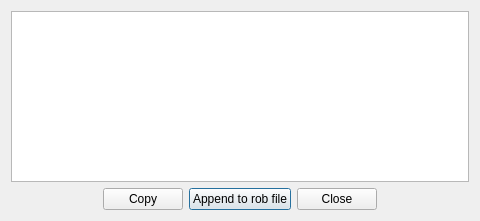
<?xml version="1.0" encoding="UTF-8"?>
<ui version="4.0">
 <class>ShowText</class>
 <widget class="QDialog" name="ShowText">
  <property name="geometry">
   <rect>
    <x>0</x>
    <y>0</y>
    <width>480</width>
    <height>221</height>
   </rect>
  </property>
  <property name="windowTitle">
   <string>Calibration Output</string>
  </property>
  <layout class="QGridLayout" name="gridLayout">
   <item row="2" column="2">
    <widget class="QPushButton" name="pushButton_2">
     <property name="text">
      <string>Append to rob file</string>
     </property>
    </widget>
   </item>
   <item row="2" column="3">
    <widget class="QPushButton" name="pushButton_3">
     <property name="text">
      <string>Close</string>
     </property>
    </widget>
   </item>
   <item row="2" column="1">
    <widget class="QPushButton" name="pushButton">
     <property name="text">
      <string>Copy</string>
     </property>
    </widget>
   </item>
   <item row="2" column="0">
    <spacer name="horizontalSpacer">
     <property name="orientation">
      <enum>Qt::Horizontal</enum>
     </property>
     <property name="sizeHint" stdset="0">
      <size>
       <width>40</width>
       <height>20</height>
      </size>
     </property>
    </spacer>
   </item>
   <item row="2" column="4">
    <spacer name="horizontalSpacer_2">
     <property name="orientation">
      <enum>Qt::Horizontal</enum>
     </property>
     <property name="sizeHint" stdset="0">
      <size>
       <width>40</width>
       <height>20</height>
      </size>
     </property>
    </spacer>
   </item>
   <item row="0" column="0" colspan="5">
    <widget class="QTextEdit" name="textEdit"/>
   </item>
  </layout>
 </widget>
 <resources/>
 <connections>
  <connection>
   <sender>pushButton</sender>
   <signal>clicked()</signal>
   <receiver>ShowText</receiver>
   <slot>copyText()</slot>
   <hints>
    <hint type="sourcelabel">
     <x>163</x>
     <y>207</y>
    </hint>
    <hint type="destinationlabel">
     <x>5</x>
     <y>169</y>
    </hint>
   </hints>
  </connection>
  <connection>
   <sender>pushButton_2</sender>
   <signal>clicked()</signal>
   <receiver>ShowText</receiver>
   <slot>appendText()</slot>
   <hints>
    <hint type="sourcelabel">
     <x>287</x>
     <y>205</y>
    </hint>
    <hint type="destinationlabel">
     <x>294</x>
     <y>216</y>
    </hint>
   </hints>
  </connection>
  <connection>
   <sender>pushButton_3</sender>
   <signal>clicked()</signal>
   <receiver>ShowText</receiver>
   <slot>close()</slot>
   <hints>
    <hint type="sourcelabel">
     <x>392</x>
     <y>194</y>
    </hint>
    <hint type="destinationlabel">
     <x>429</x>
     <y>192</y>
    </hint>
   </hints>
  </connection>
 </connections>
 <slots>
  <slot>copyText()</slot>
  <slot>appendText()</slot>
 </slots>
</ui>
